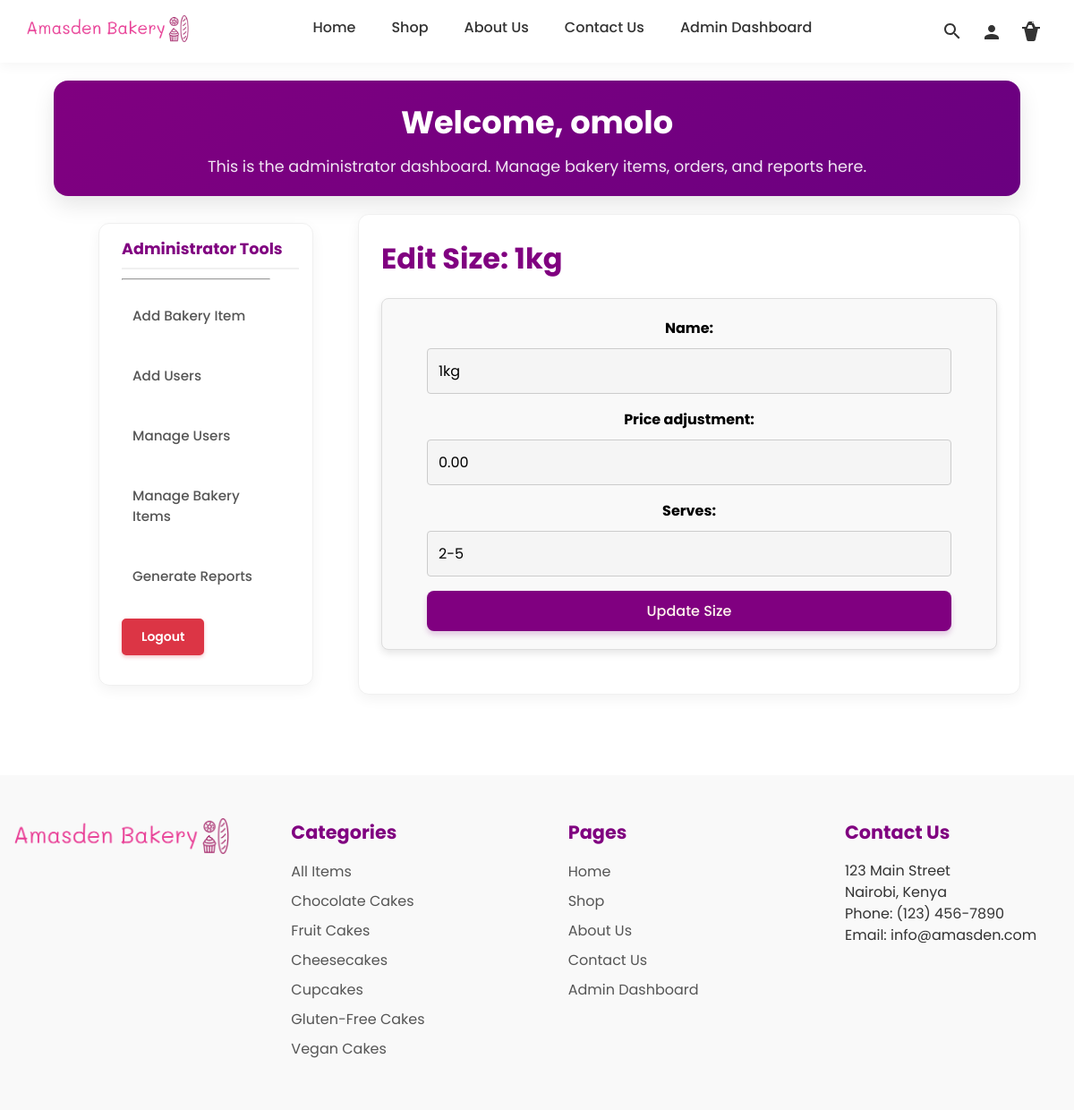
The app's page /admin_dashboard/edit_size/1/ (signed in) with its own data.
### bakery/models.py (models this page shows, shortened)
class Size(models.Model):
    name = models.CharField(max_length=50, unique=True)
    price_adjustment = models.DecimalField(max_digits=10, decimal_places=2, default=0)
    serves = models.CharField(max_length=50, blank=True, null=True)

class Category(models.Model):
    name = models.CharField(max_length=100, default='none')
    slug = models.SlugField(unique=True, blank=True)

### admin_dashboard/views.py (the view)
# urls.py: path('edit_size/<int:size_id>/', views.edit_size, name='edit_size'),
@user_passes_test(admin_check)
def edit_size(request, size_id):
    size = get_object_or_404(Size, id=size_id)
    form = SizeForm(instance=size)
    if request.method == 'POST':
        form = SizeForm(request.POST, instance=size)
        if form.is_valid():
            form.save()
            messages.success(request, "Size updated successfully!")
            return redirect('admin_dashboard:manage_attributes')
    return render(request, 'admin_dashboard/edit_size.html', {'form': form, 'size': size})

### bakery/forms.py
class SizeForm(forms.ModelForm):
    class Meta:
        model = Size
        fields = ['name', 'price_adjustment', 'serves']

### admin_dashboard/views.py (called while the page is built)
def admin_check(user):
    return user.is_superuser

### bakery/context_processors.py (called while the page is built)
def global_footer_context(request):
    footer_categories = Category.objects.all()
    category_slug = request.GET.get('category')
    return {
        'footer_categories': footer_categories,
    }

### bakery/templates/admin_dashboard/edit_size.html (shortened to what this page needs)
{% extends 'admin_dashboard/template.html' %}
{% block dashboard_content %}
<h2>Edit Size: {{ size.name }}</h2>
<form method="POST" class="generic-form">
    {% for field in form %}
    <div class="form-group">
        <label for="{{ field.id_for_label }}">{{ field.label }}:</label>
        {{ field }}
    </div>
    {% endfor %}
    <button type="submit" class="btn2">Update Size</button>
</form>
{% endblock %}

### bakery/templates/admin_dashboard/template.html (shortened to what this page needs)
{% load static %}
{% include "bakery/header.html" %}
<div class="user_dashboard_details">
    <h1>Welcome, {{ user.username }}</h1>
    <p>This is the administrator dashboard. Manage bakery items, orders, and reports here.</p>
</div>
<div class="dashboard_div">
<aside class="user_aside">
    <nav>
        <h2>Administrator Tools</h2>
        <hr class="horizontal">
        <ul>
            <li class="nav-item"><a href="{% url 'admin_dashboard:add_bakery_item' %}" class="nav-link">Add Bakery Item</a></li>
            <li class="nav-item"><a href="{% url 'admin_dashboard:add_users' %}" class="nav-link">Add Users</a></li>
            <li class="nav-item"><a href="{% url 'admin_dashboard:manage_users' %}" class="nav-link">Manage Users</a></li>
            <li class="nav-item"><a href="{% url 'admin_dashboard:manage_bakery_items' %}" class="nav-link">Manage Bakery Items</a></li>
            <li class="nav-item"><a href="{% url 'admin_dashboard:report_dashboard' %}" class="nav-link">Generate Reports</a></li>
            <li class="nav-item">
                <form method="POST" action="{% url 'logout' %}">
                    <button type="submit" class="logout-btn">Logout</button>
                </form>
            </li>
        </ul>
    </nav>
</aside>
<div class="dashboard_section">
    {% block dashboard_content %}
    {% endblock %}
</div>
</div>
{% include "bakery/footer.html" %}

### bakery/templates/bakery/footer.html
{% load static %}
<footer>
  <div class="footer-column">
    <img src="{% static 'images/logo.png' %}" alt="Bakery Logo">
  </div>
  <div class="footer-column">
    <h3>Categories</h3>
    <ul>
      <li>
        <a href="{% url 'products' %}">All Items</a>
      </li>
      {% for category in footer_categories %}
      <li>
        <a href="?category={{ category.slug }}">{{ category.name }}</a>
      </li>
      {% endfor %}
    </ul>
  </div>
  <div class="footer-column">
    <h3>Pages</h3>
    <ul>
      <li>
        <a href="{% url 'home' %}">Home</a>
      </li>
      <li>
        <a href="{% url 'products' %}">Shop</a>
      </li>
      <li>
        <a href="{% url 'about' %}">About Us</a>
      </li>
      <li>
        <a href="{% url 'contact' %}">Contact Us</a>
      </li>
      {% if user.is_authenticated %}
            <li >
              {% if user.is_superuser %}
                <a href="{% url 'admin_dashboard:add_bakery_item' %}">Admin Dashboard</a>
              {% elif user.is_staff %}
                <a href="{% url 'staff_dashboard:manage_orders' %}">Staff Dashboard</a>
              {% else %}
                <a href="{% url 'user_dashboard:account_details' %}">Account</a>
              {% endif %}
            </li>
          {% else %}
            <li>
              <a href="{% url 'login' %}">Account</a>
            </li>
          {% endif %}
    </ul>
  </div>
  <div class="footer-column">
    <h3>Contact Us</h3>
    <p>123 Main Street<br>
    Nairobi, Kenya<br>
    Phone: (123) 456-7890<br>
    Email: info@amasden.com</p>
</footer>
  </body>
</html>

### bakery/static/css/master.css (style rules this page uses)
* { margin: 0; padding: 0; box-sizing: border-box; font-family: 'Poppins', sans-serif; font-size: 1rem; }
body { margin-top: 0; display: flex; flex-direction: column; align-items: center; justify-content: center; width: 100%; }
h1 { font-size: 2.2rem; color: purple; }
h2 { font-size: 2rem; color: purple; }
h3 { font-size: 1.3rem; color: purple; }
p { line-height: 1.5; }
.btn2 { border-radius: 8px; background-color: purple; border: none; color: seashell; padding: 10px 24px; cursor: pointer; transition: all 0.3s ease; text-decoration: none; font-weight: 500; box-shadow: 0 4px 6px rgba(128, 0, 128, 0.2); }
.nav-link { padding: 10px; font-weight: 500; color: #333; text-decoration: none; transition: color 0.2s ease-in-out, background-color 0.2s ease-in-out; }
.nav-item { padding: 10px; }
.form-group { display: flex; justify-content: space-between; align-items: center; flex-direction: row; gap: 10px; }
.form-group label { display: none; }
.form-group input { width: 100%; padding: 10px; border: 1px grey solid; border-radius: 4px; background-color: #f5f5f5; transition: background-color ease-in-out 0.9s; }
footer { display: flex; flex-wrap: wrap; justify-content: space-between; background-color: #f9f9f9; padding: 2rem 0; font-family: Arial, sans-serif; color: #333; margin-top: 50px; z-index: 999; }
.footer-column { width: 20%; margin: 0 1rem; padding: 1rem 0; }
.footer-column h3 { margin-bottom: 1rem; }
.footer-column ul { list-style: none; padding: 0; margin: 0; }
.footer-column li { margin-bottom: 0.5rem; }
.footer-column li a { text-decoration: none; color: #555; padding: 0; transition: color 0.2s ease-in-out, background-color 0.2s ease-in-out, padding 0.2s ease-in-out; }
footer img { max-width: 100%; height: auto; }
.logout-btn { background-color: #dc3545 !important; color: white !important; border: 2px solid #dc3545 !important; padding: 8px 20px; border-radius: 5px; cursor: pointer; font-weight: 600; font-size: 14px; transition: all 0.3s ease; box-shadow: 0 2px 4px rgba(220, 53, 69, 0.3); display: inline-block; text-decoration: none; }

### bakery/static/css/user_dashboard.css (style rules this page uses)
.user_aside ul li { list-style: none; text-decoration: none; }
.user_aside ul li a { text-decoration: none; }
.user_aside { align-self: flex-start; margin: 10px 10px 10px 50px; flex-shrink: 0; }
.user_aside h2 { margin-left: 10px; }
.user_aside button { border: none; background-color: #fff; margin: 0; cursor: pointer; }
.horizontal { height: 1px; width: 80%; margin: 10px; background-color: darkgray; }
.dashboard_section { border-left: 1px solid darkgray; padding-left: 30px; margin-left: 20px; }
.dashboard_div { display: flex; flex-direction: row; width: 100%; margin-top: 10px; }
.user_dashboard_details { background-color: seashell; width: 100%; padding: 20px; }

### bakery/static/css/admin_dashboard.css (style rules this page uses)
.user_dashboard_details { margin-top: 90px; background: linear-gradient(135deg, purple, #6a0080); color: white; padding: 20px; border-radius: 16px; box-shadow: 0 10px 25px rgba(0, 0, 0, 0.1); text-align: center; margin-bottom: 20px; width: 90%; max-width: 1200px; margin-left: auto; margin-right: auto; }
.user_dashboard_details h1 { color: white; margin-bottom: 10px; font-size: 2.2rem; font-weight: 700; }
.user_dashboard_details p { color: rgba(255, 255, 255, 0.9); font-size: 1.1rem; }
.dashboard_div { display: flex; width: 90%; max-width: 1200px; margin: 0 auto 40px; gap: 20px; }
.user_aside { flex: 0 0 240px; background: white; padding: 15px; border-radius: 12px; box-shadow: 0 5px 15px rgba(0, 0, 0, 0.05); height: fit-content; border: 1px solid #f0f0f0; }
.user_aside h2 { font-size: 1.1rem; margin-bottom: 10px; color: purple; border-bottom: 2px solid #f0f0f0; padding-bottom: 8px; }
.user_aside ul { list-style: none; }
.user_aside li { margin-bottom: 8px; }
.user_aside .nav-link { display: block; padding: 8px 12px; color: #555; text-decoration: none; border-radius: 8px; transition: all 0.2s; font-weight: 500; background: none; border: none; width: 100%; text-align: left; cursor: pointer; font-size: 0.95rem; }
.dashboard_section { flex: 1; background: white; padding: 25px; border-radius: 12px; box-shadow: 0 5px 15px rgba(0, 0, 0, 0.05); border: 1px solid #f0f0f0; }

### records on screen
Size: name "1kg", form "1kg" "0.00" "2-5"
Category: name "Chocolate Cakes"
Category: name "Fruit Cakes"
Category: name "Cheesecakes"
Category: name "Cupcakes"
Category: name "Gluten-Free Cakes"
Category: name "Vegan Cakes"

### other values on screen
{{ user.username }} "omolo"
{{ field.label }} "Name" "Price adjustment" "Serves"
